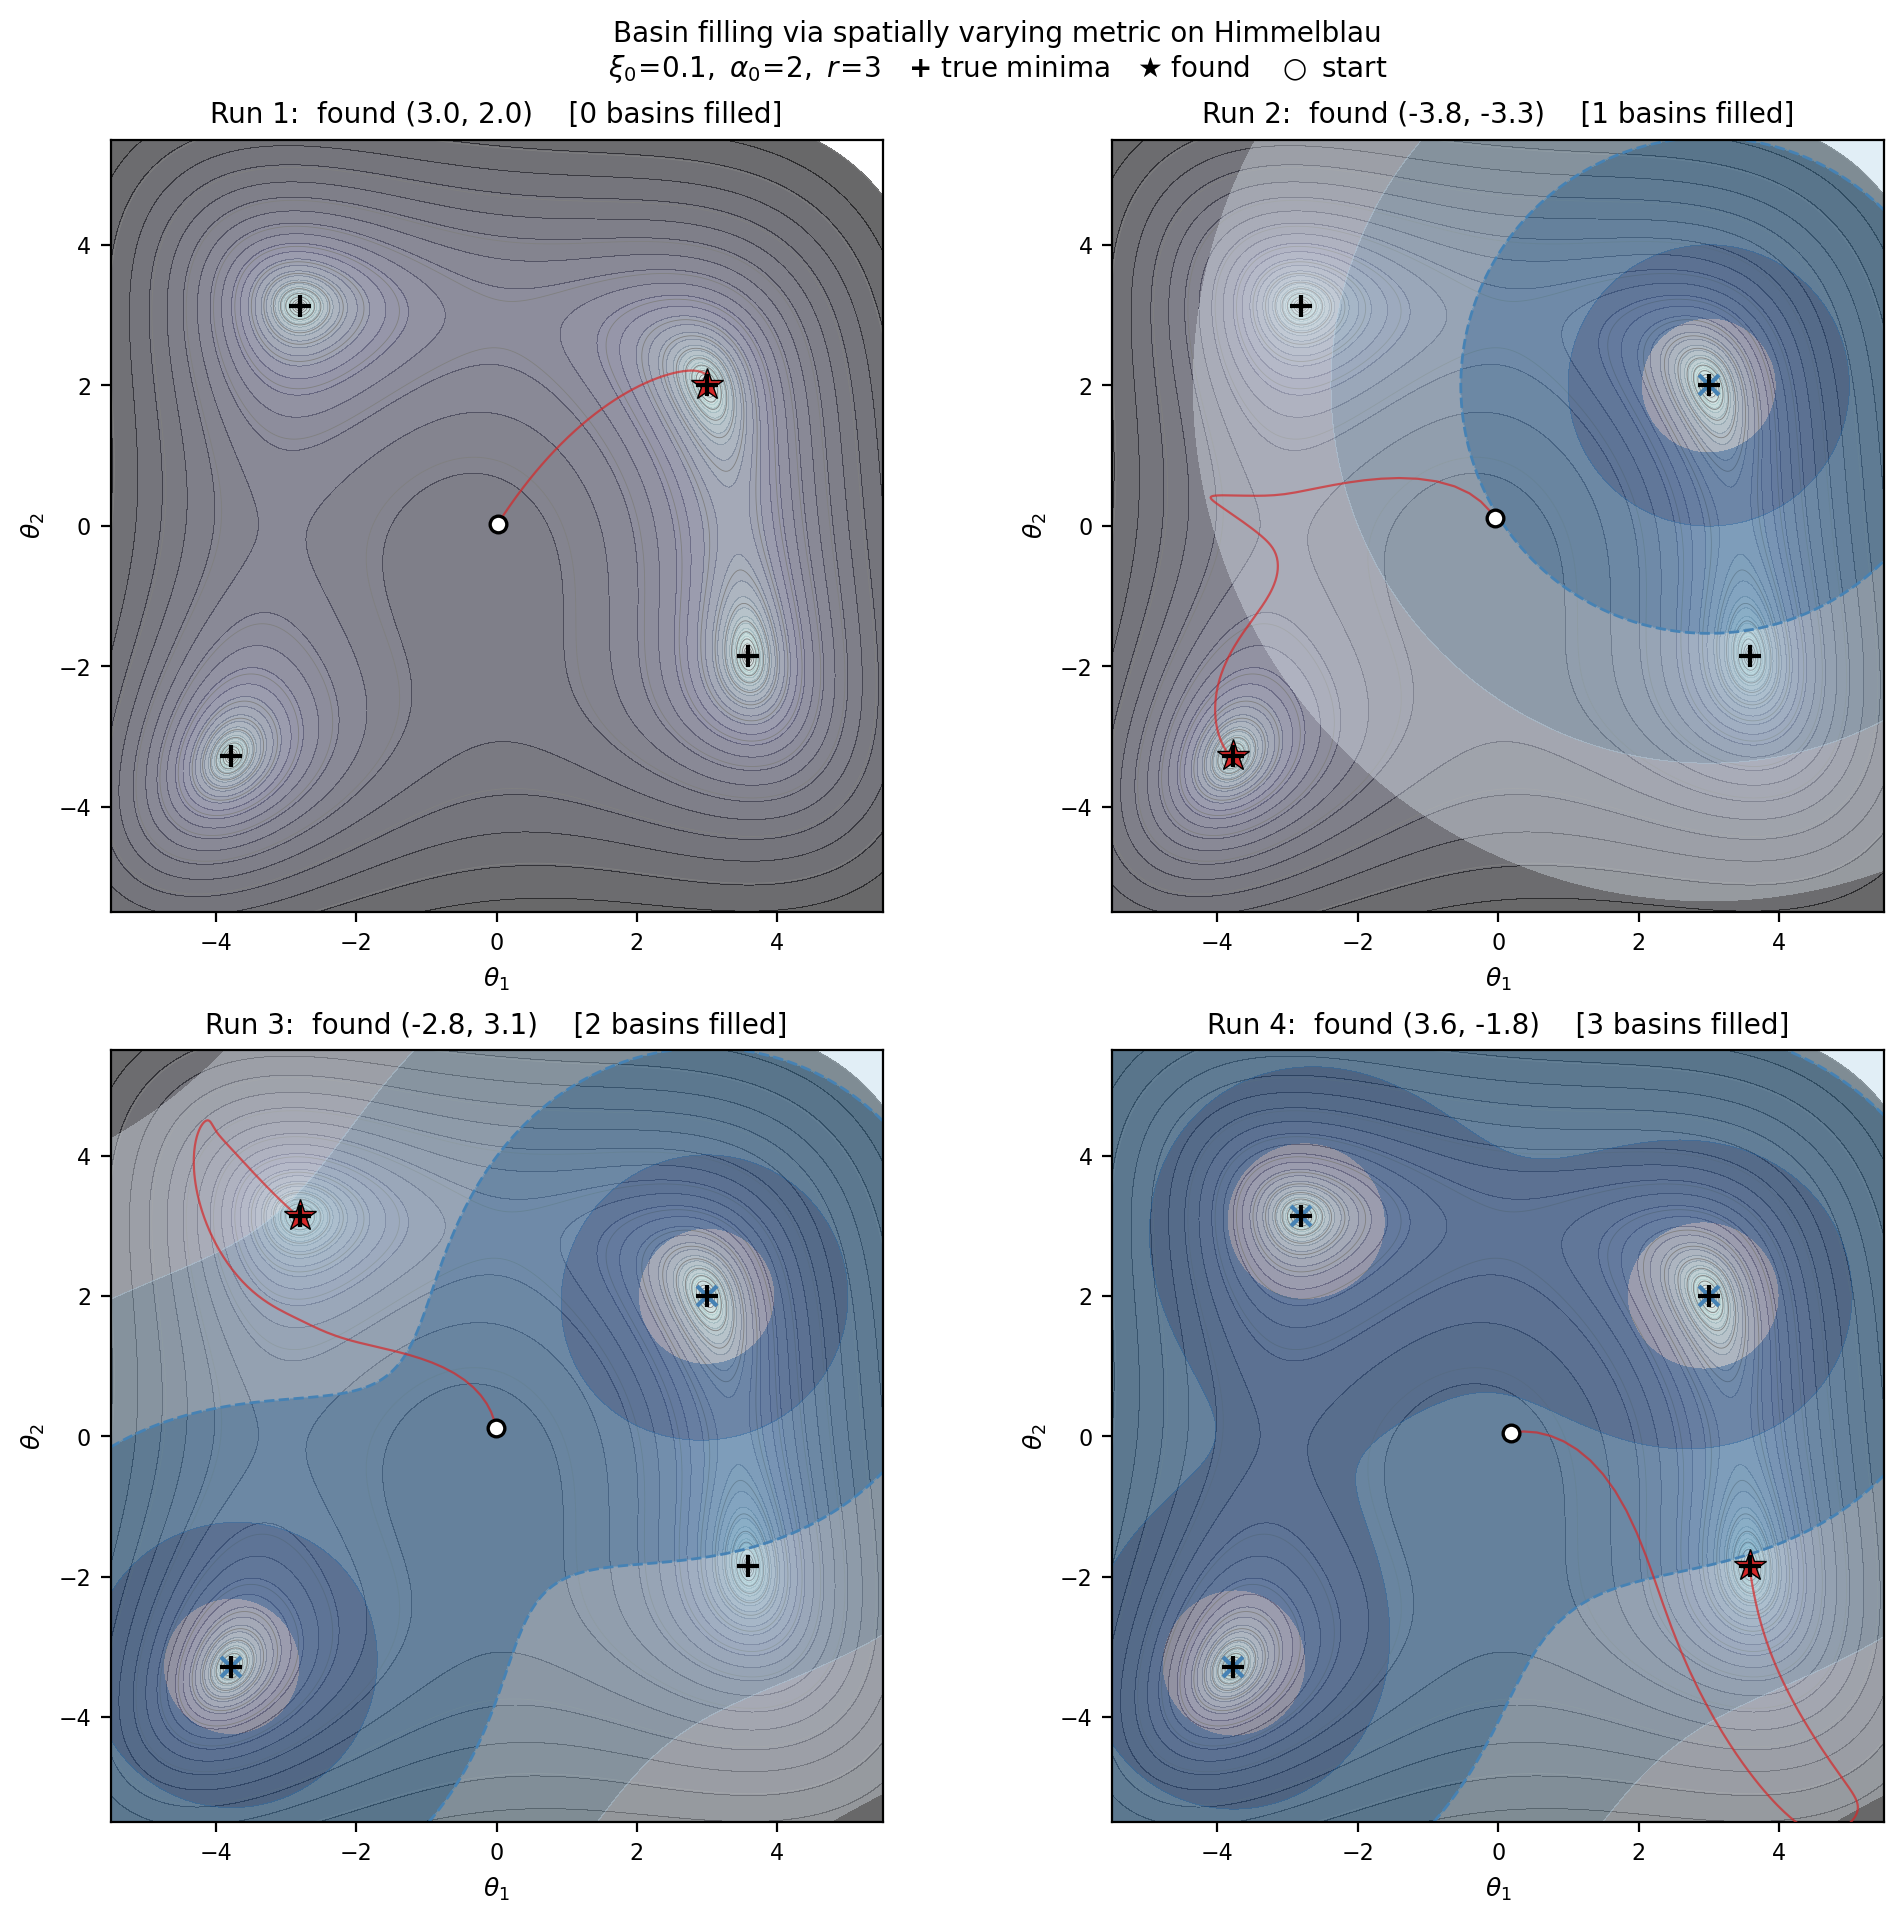

Python code for this plot:
"""Generate a 4-panel figure showing progressive basin filling on Himmelblau."""

import sys, os
sys.path.insert(0, os.path.join(os.path.dirname(__file__), '..', 'parameters'))
sys.path.insert(0, os.path.join(os.path.dirname(__file__), '..', 'optimisers'))

import jax
import jax.numpy as jnp
import numpy as np
import matplotlib.pyplot as plt
from matplotlib.patches import Circle
from matplotlib.colors import LogNorm

jax.config.update('jax_enable_x64', True)

from sweep_small_examples import TEST_FUNCTIONS
from basin_filling.metric_core import (
    MetricBasinFillingConfig, _single_run, _compute_metric_fields,
)
from basin_filling.core import Basin
from basin_filling.strategies import detection, radius

# ---------------------------------------------------------------------------
# Run basin filling, capturing per-run archives
# ---------------------------------------------------------------------------
f = TEST_FUNCTIONS['himmelblau']
loss_fn, grad_fn = f['func'], f['grad']
initial = f['initial']

cfg = MetricBasinFillingConfig(
    detect_stuck=detection.loss_plateau(threshold=1e-7),
    estimate_radius=radius.fixed(value=3.0),
    lr=0.1, xi=0.1, beta_m=0.9,
    steering_strength=2.0,
    detection_patience=50, max_runs=8, max_steps_per_run=5000,
)

archive = []
run_data = []  # (trajectory, basin, archive_snapshot_before)

for run_idx in range(cfg.max_runs):
    archive_before = list(archive)
    traj, basin = _single_run(loss_fn, grad_fn, initial, archive, run_idx, cfg)
    if basin is not None:
        archive.append(basin)
        run_data.append((traj, basin, archive_before))
    else:
        break

# Deduplicate: pick first 4 runs that find distinct minima
seen = set()
panels = []
for traj, basin, arch_before in run_data:
    key = (round(basin.center[0], 0), round(basin.center[1], 0))
    if key not in seen:
        seen.add(key)
        panels.append((traj, basin, arch_before))
    if len(panels) == 4:
        break

# Pad if fewer than 4
while len(panels) < 4:
    panels.append(panels[-1])

# ---------------------------------------------------------------------------
# Known minima
# ---------------------------------------------------------------------------
true_minima = [
    (3.0, 2.0), (3.5844, -1.8481), (-2.8051, 3.1313), (-3.7793, -3.2832)
]

# ---------------------------------------------------------------------------
# Plot
# ---------------------------------------------------------------------------
fig, axes = plt.subplots(2, 2, figsize=(10, 9.5), constrained_layout=True)
axes = axes.flatten()

# Contour grid
x = np.linspace(-5.5, 5.5, 400)
y = np.linspace(-5.5, 5.5, 400)
X, Y = np.meshgrid(x, y)
Z = (X**2 + Y - 11)**2 + (X + Y**2 - 7)**2

for idx, ax in enumerate(axes):
    traj, basin, arch_before = panels[idx]

    # Contours
    ax.contourf(X, Y, Z, levels=np.logspace(-1, 3, 30), cmap='bone_r',
                norm=LogNorm(vmin=0.1, vmax=1000), alpha=0.6)
    ax.contour(X, Y, Z, levels=np.logspace(-1, 3, 15), colors='gray',
               linewidths=0.3, norm=LogNorm(vmin=0.1, vmax=1000))

    # Filled basins — show Phi(theta) damping as heatmap
    if arch_before:
        Phi = np.ones_like(Z)
        for b in arch_before:
            dist_sq = (X - b.center[0])**2 + (Y - b.center[1])**2
            psi_k = np.exp(-dist_sq / (2.0 * b.radius**2))
            Phi *= (1.0 - psi_k)
        # Show 1-Phi: high where damping is removed (near filled basins)
        ax.contourf(X, Y, 1.0 - Phi,
                    levels=[0.05, 0.2, 0.5, 0.8, 0.95],
                    cmap='Blues', alpha=0.35, zorder=2)
        ax.contour(X, Y, 1.0 - Phi,
                   levels=[0.5], colors='steelblue',
                   linewidths=1.0, linestyles='--', zorder=2)
        for b in arch_before:
            ax.plot(b.center[0], b.center[1], 'x', color='steelblue',
                    markersize=7, markeredgewidth=1.5, zorder=5)

    # Trajectory
    pts = np.array([s.params for s in traj])
    ax.plot(pts[:, 0], pts[:, 1], '-', color='#d62728',
            linewidth=0.8, alpha=0.7, zorder=3)

    # Start and end markers
    ax.plot(pts[0, 0], pts[0, 1], 'o', color='white', markersize=6,
            markeredgecolor='black', markeredgewidth=1.2, zorder=6)
    ax.plot(pts[-1, 0], pts[-1, 1], '*', color='#d62728', markersize=12,
            markeredgecolor='black', markeredgewidth=0.5, zorder=6)

    # Newly found basin — solid circle
    # True minima
    for mx, my in true_minima:
        ax.plot(mx, my, '+', color='black', markersize=8,
                markeredgewidth=1.5, zorder=7)

    ax.set_xlim(-5.5, 5.5)
    ax.set_ylim(-5.5, 5.5)
    ax.set_aspect('equal')
    n_filled = len(arch_before)
    ax.set_title(f'Run {idx+1}:  found ({basin.center[0]:.1f}, {basin.center[1]:.1f})'
                 f'    [{n_filled} basins filled]',
                 fontsize=10)
    ax.set_xlabel(r'$\theta_1$', fontsize=9)
    ax.set_ylabel(r'$\theta_2$', fontsize=9)
    ax.tick_params(labelsize=8)

fig.suptitle(
    'Basin filling via spatially varying metric on Himmelblau\n'
    r'$\xi_0\!=\!0.1,\ \alpha_0\!=\!2,\ r\!=\!3$'
    r'$\quad\mathbf{+}$ true minima'
    r'$\quad\bigstar$ found'
    r'$\quad\bigcirc$ start',
    fontsize=10,
)

outpath = os.path.join(os.path.dirname(__file__), 'basin_filling_himmelblau.pdf')
fig.savefig(outpath, dpi=200, bbox_inches='tight')
outpath_png = outpath.replace('.pdf', '.png')
fig.savefig(outpath_png, dpi=200, bbox_inches='tight')
print(f'Saved: {outpath}')
print(f'Saved: {outpath_png}')
plt.close()
